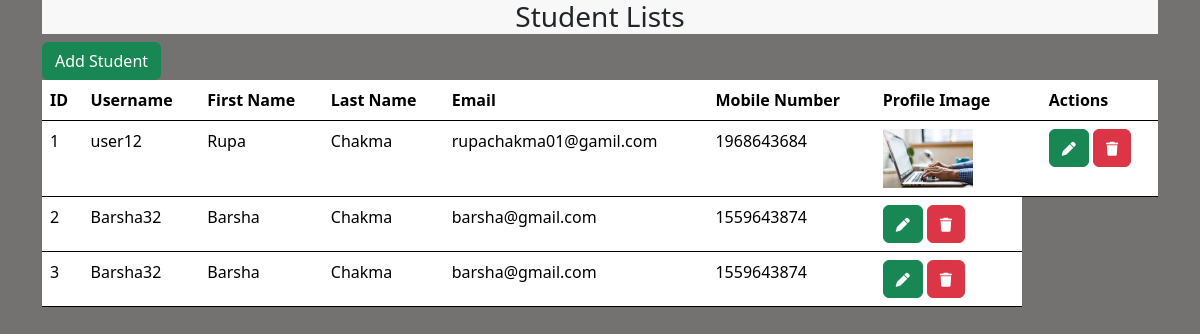
Page /homepage on the earlier database version.
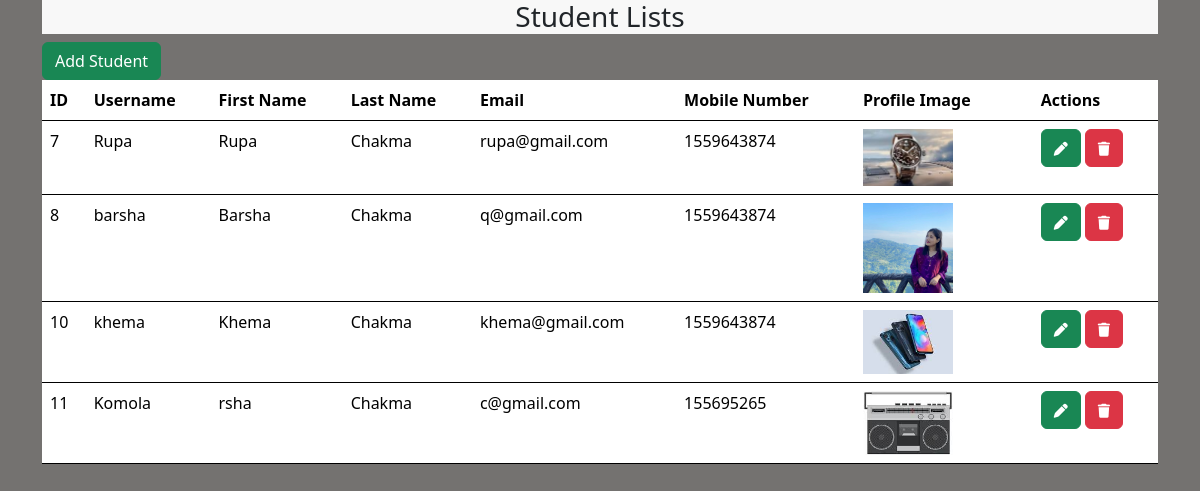
Same page on the later database version.
### app/models.py (models this page shows)
class Students(models.Model):
    username = models.CharField(max_length=30)
    first_name = models.CharField(max_length=20)
    last_name = models.CharField(max_length=20)
    email = models.EmailField(max_length=40)
    mobile_number = models.IntegerField()
    profilepic = models.ImageField(upload_to="img",blank=True,null=True)

### app/views.py (the view)
# urls.py: path('homepage', views.home,name="homepage"),
def home(request):
    user = request,User
    student = Students.objects.all()
    return render(request,"home.html",{'username':user,'student':student})

### templates/home.html (shortened to what this page needs)
<!doctype html>
<html lang="en">
  <head>
    <link href="https://cdn.jsdelivr.net/npm/bootstrap@5.3.2/dist/css/bootstrap.min.css" rel="stylesheet">
    <link rel="stylesheet" href="https://cdnjs.cloudflare.com/ajax/libs/font-awesome/6.4.2/css/all.min.css" />
  </head>
  <body style="background-color: rgb(116, 114, 112);">
    <div class="container">
      <div>
        <h3 class="text-center" style="background-color: rgb(248, 248, 248);">Student Lists</h3>
      </div>
      <a href=" {% url 'addstudent' %}" class="btn btn-success">Add Student</a>
      <table class="table" style="border: 5px;">
          <thead>
              <tr>
                  <th>ID</th>
                  <th>Username</th>
                  <th>First Name</th>
                  <th>Last Name</th>
                  <th>Email</th>
                  <th>Mobile Number</th>
                  <th>Profile Image</th>
                  <th></th>
                  <th>Actions</th>
              </tr>
          </thead>
        <tbody>
          {% for i in student %}
            <tr>
              <td>{{i.id}}</td>
              <td>{{i.username}}</td>
              <td>{{i.first_name}}</td>
              <td>{{i.last_name}}</td>
              <td>{{i.email}}</td>
              <td>{{i.mobile_number}}</td>
              {% if i.profilepic %}
              <td>
                <a href="{{i.profilepic.url}}" target="_blank">
                  <img src="{{i.profilepic.url}}" alt="" width="90px">
                </a>
              <td>
                {% endif %}
              <td>
                <a href="{% url 'updatestudent' i.id %}" class="btn btn-success"><small><i class="fas fa-pen"></i></small></a>
                <a href="{% url 'deletestudent' i.id %}" class="btn btn-danger"><small><i class="fas fa-trash"></i></small></a>
              </td>
            </tr>
        </tbody>
        {% endfor %}
      </table>
    </div>
  </body>
</html>

Differences in the rows shown:
removed Students: id "1", username "user12", first_name "Rupa", last_name "Chakma", email "rupachakma01@gamil.com", mobile_number "1968643684", profilepic (picture)
removed Students: id "2", username "Barsha32", first_name "Barsha", last_name "Chakma", email "barsha@gmail.com", mobile_number "1559643874"
removed Students: id "3", username "Barsha32", first_name "Barsha", last_name "Chakma", email "barsha@gmail.com", mobile_number "1559643874"
added Students: id "7", username "Rupa", first_name "Rupa", last_name "Chakma", email "rupa@gmail.com", mobile_number "1559643874", profilepic (picture)
added Students: id "8", username "barsha", first_name "Barsha", last_name "Chakma", email "q@gmail.com", mobile_number "1559643874", profilepic (picture)
added Students: id "10", username "khema", first_name "Khema", last_name "Chakma", email "khema@gmail.com", mobile_number "1559643874", profilepic (picture)
added Students: id "11", username "Komola", first_name "rsha", last_name "Chakma", email "c@gmail.com", mobile_number "155695265", profilepic (picture)
